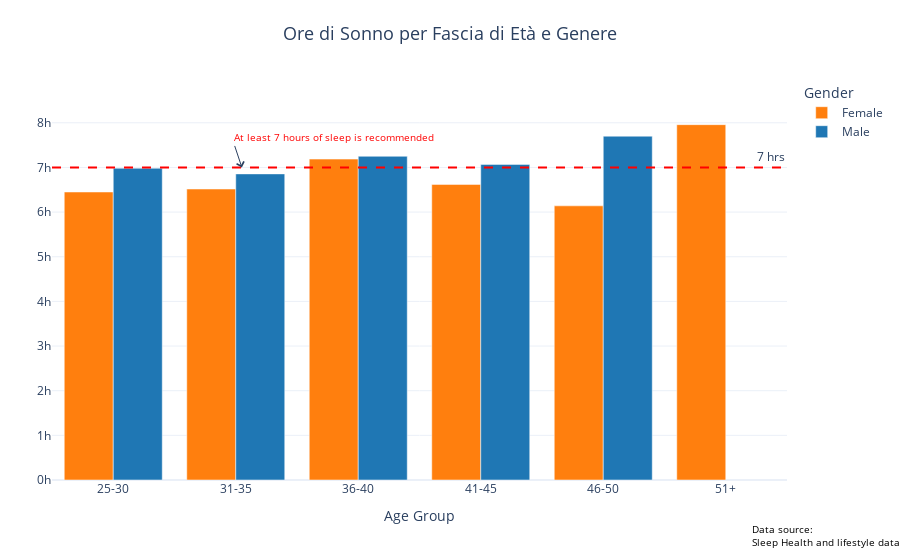

Notebook cell for this chart:
### Markdown cell above
### plot the graph

### Code cell
fig = px.bar(
    age_group,
    x="bin_age",
    y="Sleep Duration",
    color="Gender",
    barmode="group", 
    title="Ore di Sonno per Fascia di Età e Genere",
    labels={"bin_age": "Age", "Sleep Duration": "Sleep Duration(hrs)", "Gender": "Gender"},
    color_discrete_map={'Male': '#1f77b4', 'Female':'#ff7f0e'}
)

fig.add_hline(
    y=7,
    line=dict(color="red", dash="dash", width=2),
    annotation_text="7 hrs",  # Testo accanto alla linea
    annotation_position="top right",  # Posizione del testo
    annotation_font_size=12
)

# Spostiamo il testo a lato, ad esempio a destra della linea:
fig.add_annotation(
    x=1.05,  # Posizione orizzontale a destra della linea
    y=7,  # Posizione verticale alla stessa altezza della linea
    text="At least 7 hours of sleep is recommended",  # Testo esplicativo
    showarrow=True,  # Mostra la freccia che punta alla linea
    arrowhead=4,  # Personalizza la freccia
    font=dict(size=10, color="red"),  # Colore rosso per evidenziare
    align="left",  # Allinea il testo a sinistra
    xanchor="left",  # Ancoraggio orizzontale
    yanchor="middle",  # Ancoraggio verticale
    arrowsize=1.5, # Dimensione della freccia
   
)

fig.update_layout(
    xaxis_title="Age Group",  
    yaxis_title="",  
    legend_title="Gender",  
    title_font_size=18, 
    title_x=0.5,  
    yaxis=dict(range=[0, age_group['Sleep Duration'].max() + 1],  
        tickformat=".0f",  
        ticksuffix="h"), 
    margin=dict(t=120, b=120, l=50, r=50),  
    template="plotly_white",
)


fig.add_annotation(
    x=0.95,  
    y=-0.1,  
    text="Data source:<br>Sleep Health and lifestyle dataset", 
    showarrow=False,  
    font=dict(size=10, color="black"),  
    align="left",  
    xanchor="left",  
    yanchor="top",  
    xref="paper", 
    yref="paper",  
)


fig.update_layout(
    margin=dict(t=80, b=80, l=50, r=50)  
)

fig.show()

### Figure 1 — Plotly figure (JSON) as saved in the notebook; plotly's stock layout.template omitted (floating-point values rounded to 4 significant figures)
{"data": [{"alignmentgroup": "True", "hovertemplate": "Gender=Female<br>Age=%{x}<br>Sleep Duration(hrs)=%{y}<extra></extra>", "legendgroup": "Female", "marker": {"color": "#ff7f0e", "pattern": {"shape": ""}}, "name": "Female", "offsetgroup": "Female", "orientation": "v", "showlegend": true, "textposition": "auto", "type": "bar", "x": ["25-30", "31-35", "36-40", "41-45", "46-50", "51+"], "xaxis": "x", "y": [6.45, 6.517, 7.187, 6.62, 6.14, 7.958], "yaxis": "y"}, {"alignmentgroup": "True", "hovertemplate": "Gender=Male<br>Age=%{x}<br>Sleep Duration(hrs)=%{y}<extra></extra>", "legendgroup": "Male", "marker": {"color": "#1f77b4", "pattern": {"shape": ""}}, "name": "Male", "offsetgroup": "Male", "orientation": "v", "showlegend": true, "textposition": "auto", "type": "bar", "x": ["25-30", "31-35", "36-40", "41-45", "46-50", "51+"], "xaxis": "x", "y": [6.982, 6.855, 7.25, 7.068, 7.7, null], "yaxis": "y"}], "layout": {"annotations": [{"font": {"size": 12}, "showarrow": false, "text": "7 hrs", "x": 1, "xanchor": "right", "xref": "x domain", "y": 7, "yanchor": "bottom", "yref": "y"}, {"align": "left", "arrowhead": 4, "arrowsize": 1.5, "font": {"color": "red", "size": 10}, "showarrow": true, "text": "At least 7 hours of sleep is recommended", "x": 1.05, "xanchor": "left", "y": 7, "yanchor": "middle"}, {"align": "left", "font": {"color": "black", "size": 10}, "showarrow": false, "text": "Data source:<br>Sleep Health and lifestyle dataset", "x": 0.95, "xanchor": "left", "xref": "paper", "y": -0.1, "yanchor": "top", "yref": "paper"}], "barmode": "group", "legend": {"title": {"text": "Gender"}, "tracegroupgap": 0}, "margin": {"b": 80, "l": 50, "r": 50, "t": 80}, "shapes": [{"line": {"color": "red", "dash": "dash", "width": 2}, "type": "line", "x0": 0, "x1": 1, "xref": "x domain", "y0": 7, "y1": 7, "yref": "y"}], "title": {"font": {"size": 18}, "text": "Ore di Sonno per Fascia di Età e Genere", "x": 0.5}, "xaxis": {"anchor": "y", "domain": [0, 1], "title": {"text": "Age Group"}}, "yaxis": {"anchor": "x", "domain": [0, 1], "range": [0, 8.958], "tickformat": ".0f", "ticksuffix": "h", "title": {"text": ""}}}}
